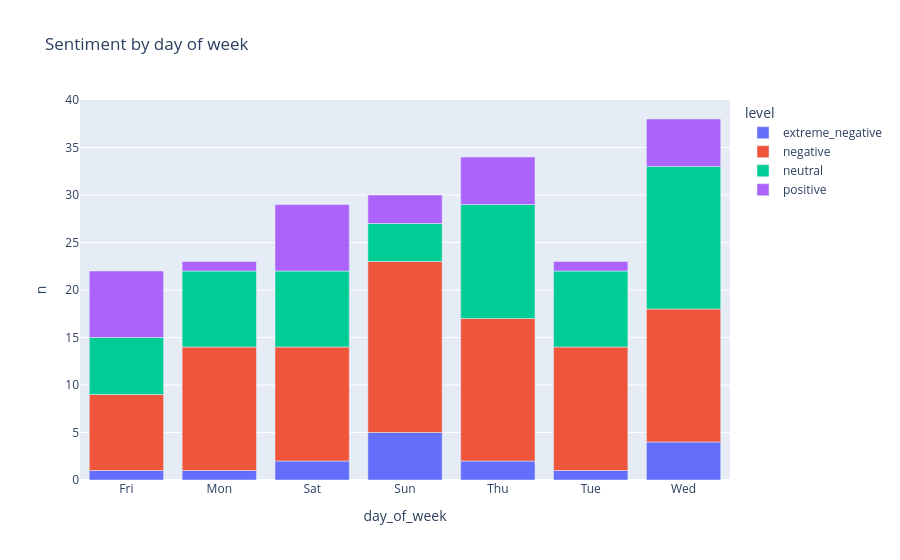
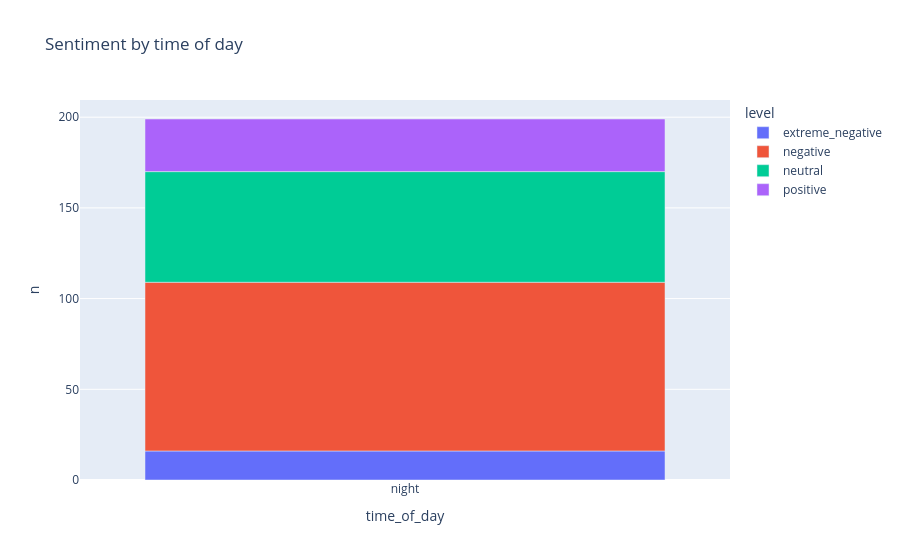
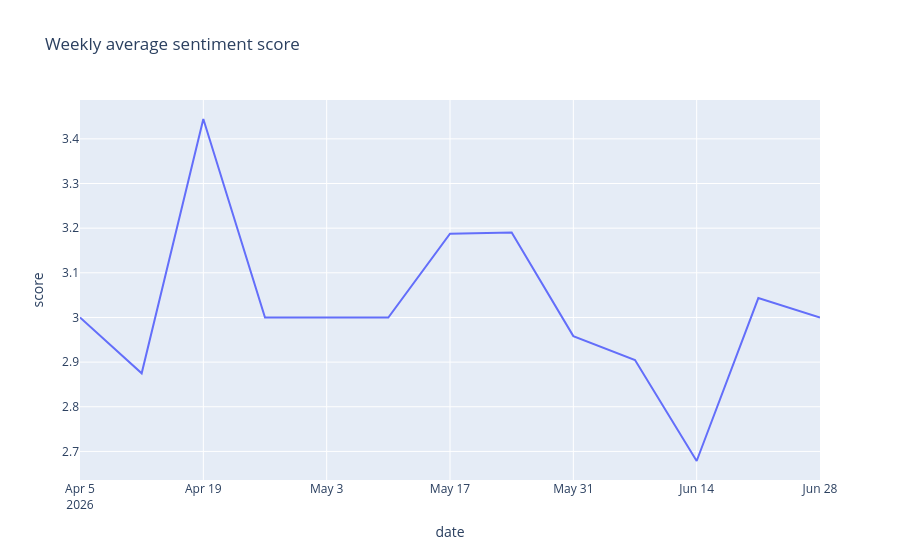

The notebook cell these images were saved under, in order:
### Code cell
s = a[(a["question_id"]=="sentiment") & a["parsed_ok"]].copy()
s["level"] = s["result_json"].apply(lambda x: json.loads(x)["level"])
s["score"] = s["result_json"].apply(lambda x: json.loads(x)["score"])
df = s.merge(e[["id","date","day_of_week","time_of_day"]], left_on="entry_id", right_on="id")
df["date"] = pd.to_datetime(df["date"])

order = ["extreme_negative","negative","neutral","positive","extreme_positive"]
day_order = ["Mon","Tue","Wed","Thu","Fri","Sat","Sun"]
tod_order = ["morning","afternoon","evening","night"]

ct = df.groupby(["day_of_week","level"]).size().reset_index(name="n")
ct["day_of_week"] = pd.Categorical(ct["day_of_week"], categories=day_order, ordered=True)
px.bar(ct, x="day_of_week", y="n", color="level", category_orders={"level": order},
       title="Sentiment by day of week").show()

ct = df.groupby(["time_of_day","level"]).size().reset_index(name="n")
ct["time_of_day"] = pd.Categorical(ct["time_of_day"], categories=tod_order, ordered=True)
px.bar(ct, x="time_of_day", y="n", color="level", category_orders={"level": order},
       title="Sentiment by time of day").show()

wk = df.set_index("date")["score"].resample("W").mean().reset_index()
px.line(wk, x="date", y="score", title="Weekly average sentiment score").show()

### Figure 1 — Plotly figure (JSON) as saved in the notebook; plotly's stock layout.template omitted (floating-point values rounded to 4 significant figures)
{"data": [{"hovertemplate": "level=extreme_negative<br>day_of_week=%{x}<br>n=%{y}<extra></extra>", "legendgroup": "extreme_negative", "marker": {"color": "#636efa", "pattern": {"shape": ""}}, "name": "extreme_negative", "orientation": "v", "showlegend": true, "textposition": "auto", "type": "bar", "x": ["Fri", "Mon", "Sat", "Sun", "Thu", "Tue", "Wed"], "xaxis": "x", "y": [1, 1, 2, 5, 2, 1, 4], "yaxis": "y"}, {"hovertemplate": "level=negative<br>day_of_week=%{x}<br>n=%{y}<extra></extra>", "legendgroup": "negative", "marker": {"color": "#EF553B", "pattern": {"shape": ""}}, "name": "negative", "orientation": "v", "showlegend": true, "textposition": "auto", "type": "bar", "x": ["Fri", "Mon", "Sat", "Sun", "Thu", "Tue", "Wed"], "xaxis": "x", "y": [8, 13, 12, 18, 15, 13, 14], "yaxis": "y"}, {"hovertemplate": "level=neutral<br>day_of_week=%{x}<br>n=%{y}<extra></extra>", "legendgroup": "neutral", "marker": {"color": "#00cc96", "pattern": {"shape": ""}}, "name": "neutral", "orientation": "v", "showlegend": true, "textposition": "auto", "type": "bar", "x": ["Fri", "Mon", "Sat", "Sun", "Thu", "Tue", "Wed"], "xaxis": "x", "y": [6, 8, 8, 4, 12, 8, 15], "yaxis": "y"}, {"hovertemplate": "level=positive<br>day_of_week=%{x}<br>n=%{y}<extra></extra>", "legendgroup": "positive", "marker": {"color": "#ab63fa", "pattern": {"shape": ""}}, "name": "positive", "orientation": "v", "showlegend": true, "textposition": "auto", "type": "bar", "x": ["Fri", "Mon", "Sat", "Sun", "Thu", "Tue", "Wed"], "xaxis": "x", "y": [7, 1, 7, 3, 5, 1, 5], "yaxis": "y"}], "layout": {"barmode": "relative", "legend": {"title": {"text": "level"}, "tracegroupgap": 0}, "title": {"text": "Sentiment by day of week"}, "xaxis": {"anchor": "y", "domain": [0.0, 1.0], "title": {"text": "day_of_week"}}, "yaxis": {"anchor": "x", "domain": [0.0, 1.0], "title": {"text": "n"}}}}

### Figure 2 — Plotly figure (JSON) as saved in the notebook; plotly's stock layout.template omitted (floating-point values rounded to 4 significant figures)
{"data": [{"hovertemplate": "level=extreme_negative<br>time_of_day=%{x}<br>n=%{y}<extra></extra>", "legendgroup": "extreme_negative", "marker": {"color": "#636efa", "pattern": {"shape": ""}}, "name": "extreme_negative", "orientation": "v", "showlegend": true, "textposition": "auto", "type": "bar", "x": ["night"], "xaxis": "x", "y": [16], "yaxis": "y"}, {"hovertemplate": "level=negative<br>time_of_day=%{x}<br>n=%{y}<extra></extra>", "legendgroup": "negative", "marker": {"color": "#EF553B", "pattern": {"shape": ""}}, "name": "negative", "orientation": "v", "showlegend": true, "textposition": "auto", "type": "bar", "x": ["night"], "xaxis": "x", "y": [93], "yaxis": "y"}, {"hovertemplate": "level=neutral<br>time_of_day=%{x}<br>n=%{y}<extra></extra>", "legendgroup": "neutral", "marker": {"color": "#00cc96", "pattern": {"shape": ""}}, "name": "neutral", "orientation": "v", "showlegend": true, "textposition": "auto", "type": "bar", "x": ["night"], "xaxis": "x", "y": [61], "yaxis": "y"}, {"hovertemplate": "level=positive<br>time_of_day=%{x}<br>n=%{y}<extra></extra>", "legendgroup": "positive", "marker": {"color": "#ab63fa", "pattern": {"shape": ""}}, "name": "positive", "orientation": "v", "showlegend": true, "textposition": "auto", "type": "bar", "x": ["night"], "xaxis": "x", "y": [29], "yaxis": "y"}], "layout": {"barmode": "relative", "legend": {"title": {"text": "level"}, "tracegroupgap": 0}, "title": {"text": "Sentiment by time of day"}, "xaxis": {"anchor": "y", "domain": [0.0, 1.0], "title": {"text": "time_of_day"}}, "yaxis": {"anchor": "x", "domain": [0.0, 1.0], "title": {"text": "n"}}}}

### Figure 3 — Plotly figure (JSON) as saved in the notebook; plotly's stock layout.template omitted (floating-point values rounded to 4 significant figures)
{"data": [{"hovertemplate": "date=%{x}<br>score=%{y}<extra></extra>", "legendgroup": "", "line": {"color": "#636efa", "dash": "solid"}, "marker": {"symbol": "circle"}, "mode": "lines", "name": "", "orientation": "v", "showlegend": false, "type": "scatter", "x": ["2026-04-05T00:00:00", "2026-04-12T00:00:00", "2026-04-19T00:00:00", "2026-04-26T00:00:00", "2026-05-03T00:00:00", "2026-05-10T00:00:00", "2026-05-17T00:00:00", "2026-05-24T00:00:00", "2026-05-31T00:00:00", "2026-06-07T00:00:00", "2026-06-14T00:00:00", "2026-06-21T00:00:00", "2026-06-28T00:00:00"], "xaxis": "x", "y": [3.0, 2.875, 3.444, 3.0, 3.0, 3.0, 3.188, 3.19, 2.958, 2.905, 2.679, 3.043, 3.0], "yaxis": "y"}], "layout": {"legend": {"tracegroupgap": 0}, "title": {"text": "Weekly average sentiment score"}, "xaxis": {"anchor": "y", "domain": [0.0, 1.0], "title": {"text": "date"}}, "yaxis": {"anchor": "x", "domain": [0.0, 1.0], "title": {"text": "score"}}}}
